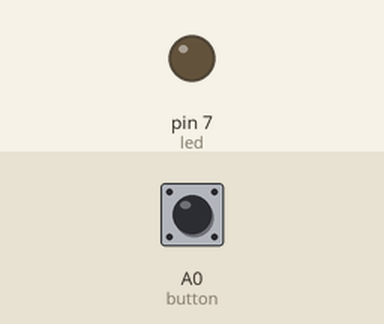
Simulated run of this sketch. Board: Arduino Uno, built with avr-gcc and run on an emulated ATmega328P. Shown: output pins drawn as LEDs (lit = HIGH). Dashed ring = blinking. The test bench sets the inputs (shaded band); at power-on: A0 (button) HIGH.

Above: at 1.2 s.
1.3 s: A0 (button) pulled LOW for 1 s
At 1.45 s:
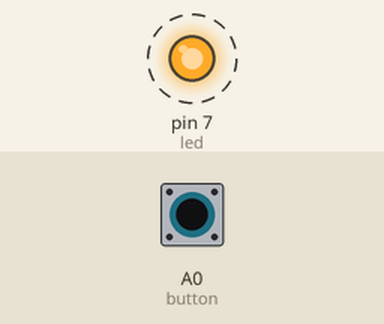
4.3 s: A0 (button) pulled LOW for 3.2 s
At 7.8 s:
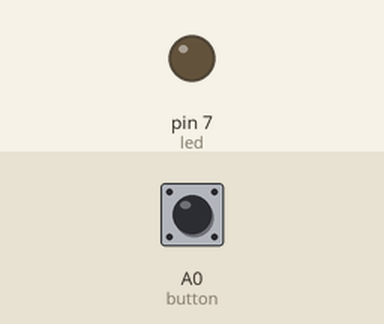
Timing chart, 0 to 9.3 s (numbered marks = the images above; inputs shaded):
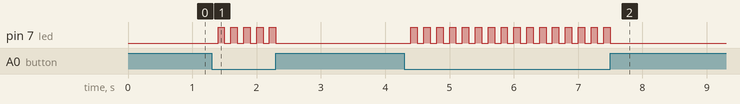

Measured:
- after the input at 1.3 s, pin 7 (led): alternates HIGH for 0.10 s and LOW for 0.10 s, 10 changes in all, then stays LOW, starting after 0.10 s
- after the input at 4.3 s, pin 7 (led): alternates HIGH for 0.10 s and LOW for 0.10 s, 32 changes in all, then stays LOW, starting after 0.10 s

The sketch:

punto_11.ino
```cpp
//Punto 11
int led = 7; //Nombre del pin análogo
int button = A0; //Nombre del pin digital
int ledState = 0; //Variable que se queda permanentemente en 0
int buttonold = 1;
int i; //Variable sin asignación
void setup() {
  pinMode(led, OUTPUT); //Se inicializa el pin para que saque información
  pinMode(button, INPUT); //S einicializa el pin para que meta información
  Serial.begin(9600); //Se inicializa el monitor serial para que muestre información
}
void loop() {
  i = digitalRead(button); //La variable lee la información del pin
  delay(100); //Espera 100 milisegundos
  if (i == 0 && buttonold == 1) { //Condición: si la variable es lo mismo que 0 y la variable sigue en 1
    if (ledState == 0) { //Condición: si la variable es igual a 0
      digitalWrite(led, HIGH); //El pin escribe una señal PWN de 1
      ledState = 1; //La variable será lo mismo a 1
    }
    else { //Sino se cumple dicha condición
      digitalWrite(led, LOW); //El pin escribirá una señal PWM de 0
      ledState = 0; //La variable será lo mismo a 0
    }
    buttonold == 0; //La variable será igual a 0
  }
}
//Prueba física: https://youtu.be/XqcP4Ud0EfI
```
